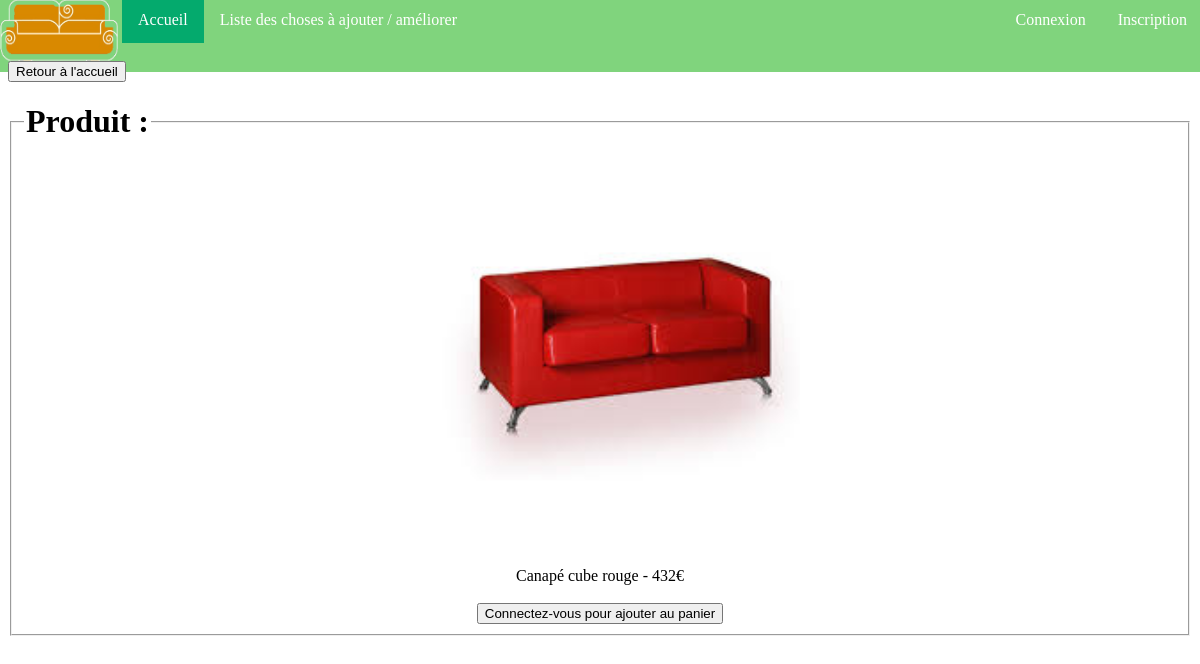
The page /modules/produit.php?NuméProd=3 on the database its author committed.
### tables this page shows
CREATE TABLE "Produit" (
	"NumProd"	INTEGER NOT NULL,
	"Nom"	TEXT NOT NULL,
	"Annee"	INTEGER,
	"NomMarque"	TEXT,
	"NomCategorie"	TEXT NOT NULL,
	"Prix"	FLOAT NOT NULL,
	PRIMARY KEY("NumProd")
);

### modules/produit.php (the view, shortened to what this page needs)
<html>
    <head>
        <link rel='stylesheet' type="text/css" href="../css/style.css">
    </head>
    <body>
        <header><?php include ('../page/header.php'); ?></header>
        <main>
            <div>
                <a href="../index.php"><button type="button">Retour à l'accueil</button></a>
                <?php
                $db = new SQLite3('../bdd.db');
                $produit_rech = $_GET['NuméProd'];
                $Produit = $db->query("SELECT Nom, Prix FROM Produit Where NumProd = '$produit_rech'");
                echo "<div>";?>
                <fieldset>
                <legend><h1>Produit :</h1></legend><?php
                while($row = $Produit->fetchArray()){
                        echo"<div class='produit'>";
                        echo "<center><img src='../img/produits/{$row[Nom]}.png' height=400  width=400><br>";
                        echo"<div>{$row[Nom]} - {$row[Prix]}€</div></center>";
                    echo"</div>";
                }
                echo"</br><a href='connexion.php'><center><button type='button'>Connectez-vous pour ajouter au panier</button></center></a>";
                ?>
                </fieldset>
            </div>
        </main>
    </body>
</html>

### css/style.css (style rules this page uses)
.produit { display: flex; align-items: center; justify-content: center; }

### rows shown on the page
produit: Nom (picture), Nom "Canapé cube rouge", Prix "432"
